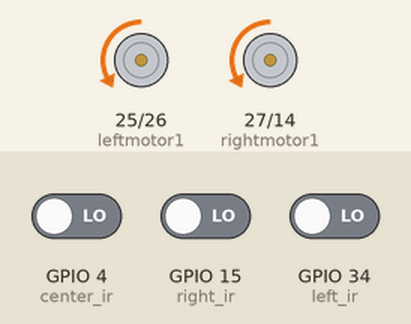
This sketch was run on a simulated ESP32. Shown: motor-driver pin pairs drawn as motors (green arrow = first pin HIGH = forward, orange = second pin HIGH = backward, longer = more drive, scaled by the enable pin). The test bench sets the inputs (shaded band); at power-on: GPIO 15 (right_ir) LOW, GPIO 34 (left_ir) LOW, GPIO 4 (center_ir) LOW.

Above: at 1.2 s.
1.3 s: GPIO 15 (right_ir) driven HIGH
At 2.5 s:
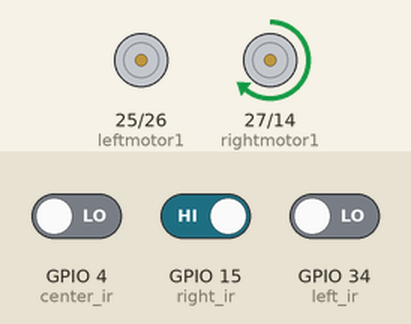
2.8 s: GPIO 34 (left_ir) driven HIGH
At 3.6 s:
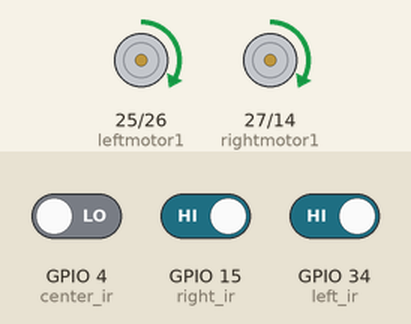
4.3 s: GPIO 15 (right_ir) driven LOW
At 4.8 s:
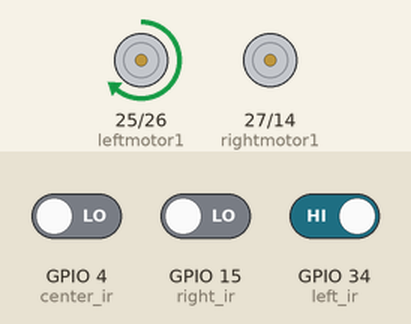
5.8 s: GPIO 34 (left_ir) driven LOW
At 7.1 s:
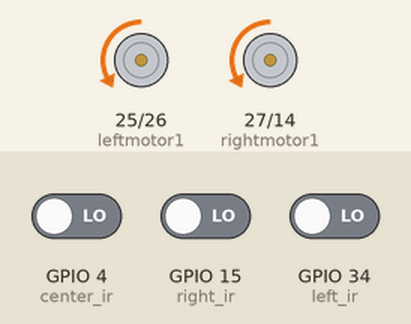
Timing chart, 0 to 8.3 s (numbered marks = the images above; inputs shaded):
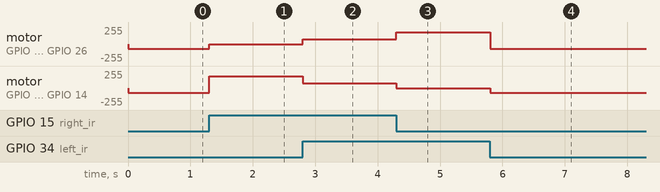

Measured:
- after the input at 1.3 s, motor on GPIO 25 (leftmotor1) / GPIO 26 (leftmotor2): backward 72/255 → stopped at once; motor on GPIO 27 (rightmotor1) / GPIO 14 (rightmotor2): backward 72/255 → forward 180/255 at once
- after the input at 2.8 s, motor on GPIO 25 (leftmotor1) / GPIO 26 (leftmotor2): stopped → forward 72/255 at once; motor on GPIO 27 (rightmotor1) / GPIO 14 (rightmotor2): forward 180/255 → forward 72/255 at once
- after the input at 4.3 s, motor on GPIO 25 (leftmotor1) / GPIO 26 (leftmotor2): forward 72/255 → forward 180/255 at once; motor on GPIO 27 (rightmotor1) / GPIO 14 (rightmotor2): forward 72/255 → stopped at once
- after the input at 5.8 s, motor on GPIO 25 (leftmotor1) / GPIO 26 (leftmotor2): forward 180/255 → backward 72/255 at once; motor on GPIO 27 (rightmotor1) / GPIO 14 (rightmotor2): stopped → backward 72/255 at once

The sketch:

lineref.ino
```cpp
#define left_ir    34
#define center_ir  4
#define right_ir   15

#define leftmotor1  25
#define leftmotor2  26
#define rightmotor1 27
#define rightmotor2 14

#define ENA 33
#define ENB 32

int leftMotorSpeed = 72;
int rightMotorSpeed = 72;


void forward() {
  analogWrite(ENA, leftMotorSpeed);
  analogWrite(ENB, rightMotorSpeed);

  digitalWrite(leftmotor1, HIGH);
  digitalWrite(leftmotor2, LOW);
  digitalWrite(rightmotor1, HIGH);
  digitalWrite(rightmotor2, LOW);
}


void turnLeft() {
  analogWrite(ENA, 0);
  analogWrite(ENB, 180);

  digitalWrite(leftmotor1, LOW);
  digitalWrite(leftmotor2, LOW);
  digitalWrite(rightmotor1, HIGH);
  digitalWrite(rightmotor2, LOW);
}

void back(){
  analogWrite(ENA, leftMotorSpeed);
  analogWrite(ENB, rightMotorSpeed);

  digitalWrite(leftmotor1, LOW);
  digitalWrite(leftmotor2, HIGH);
  digitalWrite(rightmotor1, LOW);
  digitalWrite(rightmotor2, HIGH);
}

void turnRight() {
  analogWrite(ENA, 180);
  analogWrite(ENB,0);

  digitalWrite(leftmotor1, HIGH);
  digitalWrite(leftmotor2, LOW);
  digitalWrite(rightmotor1, LOW);
  digitalWrite(rightmotor2, LOW);
}


void setup() {

  Serial.begin(115200);

  pinMode(left_ir, INPUT);
  pinMode(center_ir, INPUT);
  pinMode(right_ir, INPUT);

  pinMode(leftmotor1, OUTPUT);
  pinMode(leftmotor2, OUTPUT);
  pinMode(rightmotor1, OUTPUT);
  pinMode(rightmotor2, OUTPUT);

  pinMode(ENA, OUTPUT);
  pinMode(ENB, OUTPUT);
}

void loop(){
   lineFollow();
}

void lineFollow(){
  int l = digitalRead(left_ir);
  int c = digitalRead(center_ir);
  int r = digitalRead(right_ir);
if( (l==1) && (c==0 )&&(r==1)){
    forward();
  }
  else if((l == 1) && (c == 0) && (r == 0)){
    // delay(200);
    turnRight();

  }
  else if ((l == 0) && (c == 0) && (r == 1)){
  //delay(200);
    turnLeft();

}
else if ((l == 1) && (c == 1) && (r == 0)){
// delay(200);
    turnRight();
}

  else if ((l == 0) && (c == 1) && (r == 1)){
    // delay(200);
    turnLeft();
}
else if((l==0 )&&(c==0)&&(r==0)){
  back();
}
else if((l==1 )&&(c==1)&&(r==1)){
 back();
}

}
```
